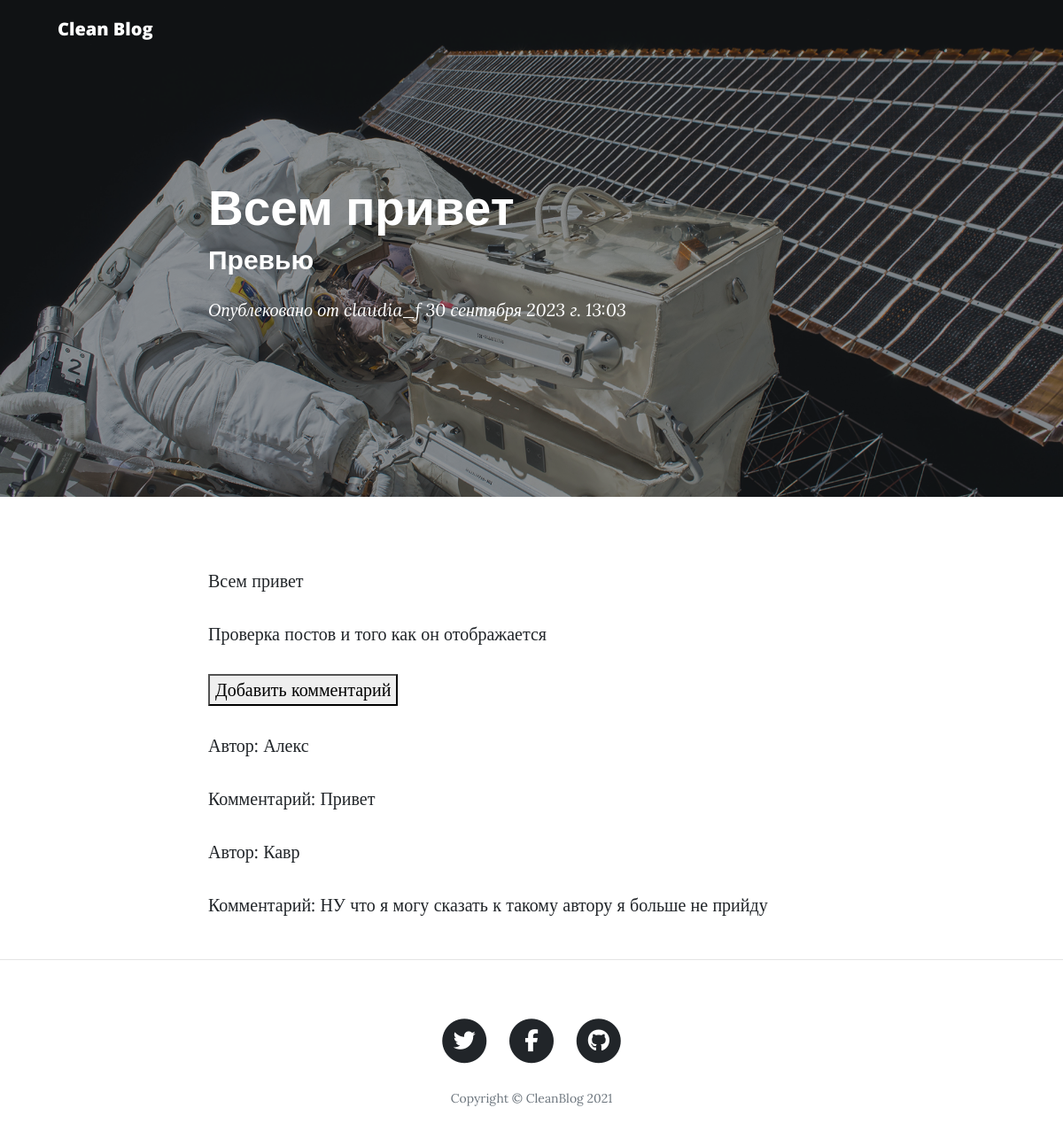
Page /blog/post/1/ on the committed database.
### blogapp/models.py (models this page shows, shortened)
class Post(models.Model):
    title = models.CharField(max_length=255)
    text = models.TextField(null=True, blank=True)
    presentsion = models.TextField(null=True, blank=True)
    is_published = models.BooleanField(default=False)
    created_at = models.DateTimeField(auto_now_add=True)
    updated_at = models.DateTimeField(auto_now=True)
    tags = models.ManyToManyField('Tag', null=True, blank=True)
    likes = models.IntegerField(default=0)
    dislikes = models.IntegerField(default=0)

class Comments(models.Model):
    authors = models.CharField(max_length=255)
    comments = models.TextField()
    post = models.ForeignKey('Post', related_name='comments', on_delete=models.CASCADE)

### blogapp/views.py (the view)
# urls.py: path('post/<int:pk>/', post, name='post'),
def post(request, pk):
    if request.method == 'POST':
        form = CommentsForm(data=request.POST)
        if form.is_valid():
            post = Post.objects.get(pk=pk)
            comment = form.save(commit=False)
            comment.post = post
            comment.save()
            return HttpResponseRedirect(reverse('blogapp:post', args=[pk]))
    else:
        form = CommentsForm()
    posts = Post.objects.filter(pk=pk)
    comments = Comments.objects.filter(post=pk)
    context = {
        'title': 'Пост',
        'posts': posts,
        'form': form,
        'comments': comments,
    }
    return render(request, 'blogapp/post.html', context)

### blogapp/templates/blogapp/post.html (shortened to what this page needs)
{% load static %}
<!DOCTYPE html>
<html lang="en">
<head>
    <link href="{% static 'vendor/bootstrap/css/bootstrap.css' %}" rel="stylesheet">
    <link href="{% static 'vendor/fontawesome-free/css/all.css' %}" rel="stylesheet" type="text/css">
    <link href="{% static 'css/clean-blog.css' %}" rel="stylesheet">
</head>
<body>
<nav class="navbar navbar-expand-lg navbar-light fixed-top" id="mainNav">
    <div class="container">
        <a class="navbar-brand" href="{% url 'index' %}">Clean Blog</a>
    </div>
</nav>
{% for post in posts %}
<header class="masthead" style="background-image: url('img/post-bg.jpg')">
    <div class="overlay"></div>
    <div class="container">
        <div class="row">
            <div class="col-lg-8 col-md-10 mx-auto">
                <div class="post-heading">
                    <h1>{{ post.title }}</h1>
                    <h2 class="subheading">{{ post.presentsion }}</h2>
                    <span class="meta">
                        Опублековано от
                        <a href="#">claudia_f</a>
                        {{ post.created_at }}
                    </span>
                </div>
            </div>
        </div>
    </div>
</header>
<article>
    <div class="container">
        <div class="row">
            <div class="col-lg-8 col-md-10 mx-auto">
                <p>
                    {{ post.title }}
                </p>
                <p>
                    {{ post.text }}
                </p>
                {% include 'blogapp/comments.html' %}
                {% for comment in post.comments.all %}
                <div class="comment">
                    <p>Автор: {{ comment.authors }}</p>
                    <p>Комментарий: {{ comment.comments }}</p>
                </div>
                {% endfor %}
            </div>
        </div>
</article>
<hr>
{% endfor %}
<footer>
    <div class="container">
        <div class="row">
            <div class="col-lg-8 col-md-10 mx-auto">
                <ul class="list-inline text-center">
                    <li class="list-inline-item">
                        <a href="#">
                <span class="fa-stack fa-lg">
                  <i class="fas fa-circle fa-stack-2x"></i>
                  <i class="fab fa-twitter fa-stack-1x fa-inverse"></i>
                </span>
                        </a>
                    </li>
                    <li class="list-inline-item">
                        <a href="#">
                <span class="fa-stack fa-lg">
                  <i class="fas fa-circle fa-stack-2x"></i>
                  <i class="fab fa-facebook-f fa-stack-1x fa-inverse"></i>
                </span>
                        </a>
                    </li>
                    <li class="list-inline-item">
                        <a href="#">
                <span class="fa-stack fa-lg">
                  <i class="fas fa-circle fa-stack-2x"></i>
                  <i class="fab fa-github fa-stack-1x fa-inverse"></i>
                </span>
                        </a>
                    </li>
                </ul>
                <p class="copyright text-muted">Copyright &copy; CleanBlog 2021</p>
            </div>
        </div>
    </div>
</footer>
</body>
</html>

### blogapp/templates/blogapp/comments.html (shortened to what this page needs)
<button id="comment-toggle-button">Добавить комментарий</button>
    </div>

### static/css/clean-blog.css (style rules this page uses)
body { font-size: 20px; color: #212529; font-family: 'Lora', 'Times New Roman', serif; }
p { line-height: 1.5; margin: 30px 0; }
h1, h2, h3, h4, h5, h6 { font-weight: 800; font-family: 'Open Sans', 'Helvetica Neue', Helvetica, Arial, sans-serif; }
a { color: #212529; transition: all 0.2s; }
#mainNav { position: absolute; border-bottom: 1px solid #e9ecef; background-color: white; font-family: 'Open Sans', 'Helvetica Neue', Helvetica, Arial, sans-serif; }
#mainNav .navbar-brand { font-weight: 800; color: #343a40; }
@media only screen and (min-width: 992px) { #mainNav { border-bottom: 1px solid transparent; background: transparent; } }
@media only screen and (min-width: 992px) { #mainNav .navbar-brand { padding: 10px 20px; color: #fff; } }
@media only screen and (min-width: 992px) { #mainNav { transition: background-color 0.2s; transform: translate3d(0, 0, 0); -webkit-backface-visibility: hidden; backface-visibility: hidden; } }
header.masthead { margin-bottom: 50px; background: no-repeat center center; background-color: #868e96; background-attachment: scroll; position: relative; background-size: cover; }
header.masthead .overlay { position: absolute; top: 0; left: 0; height: 100%; width: 100%; background-color: #212529; opacity: 0.5; }
header.masthead .page-heading, header.masthead .post-heading, header.masthead .site-heading { padding: 200px 0 150px; color: white; }
@media only screen and (min-width: 768px) { header.masthead .page-heading, header.masthead .post-heading, header.masthead .site-heading { padding: 200px 0; } }
header.masthead .post-heading h1 { font-size: 35px; }
header.masthead .post-heading .meta, header.masthead .post-heading .subheading { line-height: 1.1; display: block; }
header.masthead .post-heading .subheading { font-size: 24px; font-weight: 600; margin: 10px 0 30px; font-family: 'Open Sans', 'Helvetica Neue', Helvetica, Arial, sans-serif; }
header.masthead .post-heading .meta { font-size: 20px; font-weight: 300; font-style: italic; font-family: 'Lora', 'Times New Roman', serif; }
header.masthead .post-heading .meta a { color: #fff; }
@media only screen and (min-width: 768px) { header.masthead .post-heading h1 { font-size: 55px; } }
@media only screen and (min-width: 768px) { header.masthead .post-heading .subheading { font-size: 30px; } }
footer { padding: 50px 0 65px; }
footer .list-inline { margin: 0; padding: 0; }
footer .copyright { font-size: 14px; margin-bottom: 0; text-align: center; }

### rows in the picture
Post: title "Всем привет", presentsion "Превью", created_at "30 сентября 2023 г. 13:03", text "Проверка постов и того как он отображается"
Comments: authors "Алекс", comments "Привет"
Comments: authors "Кавр", comments "НУ что я могу сказать к такому автору я больше не прийду"
